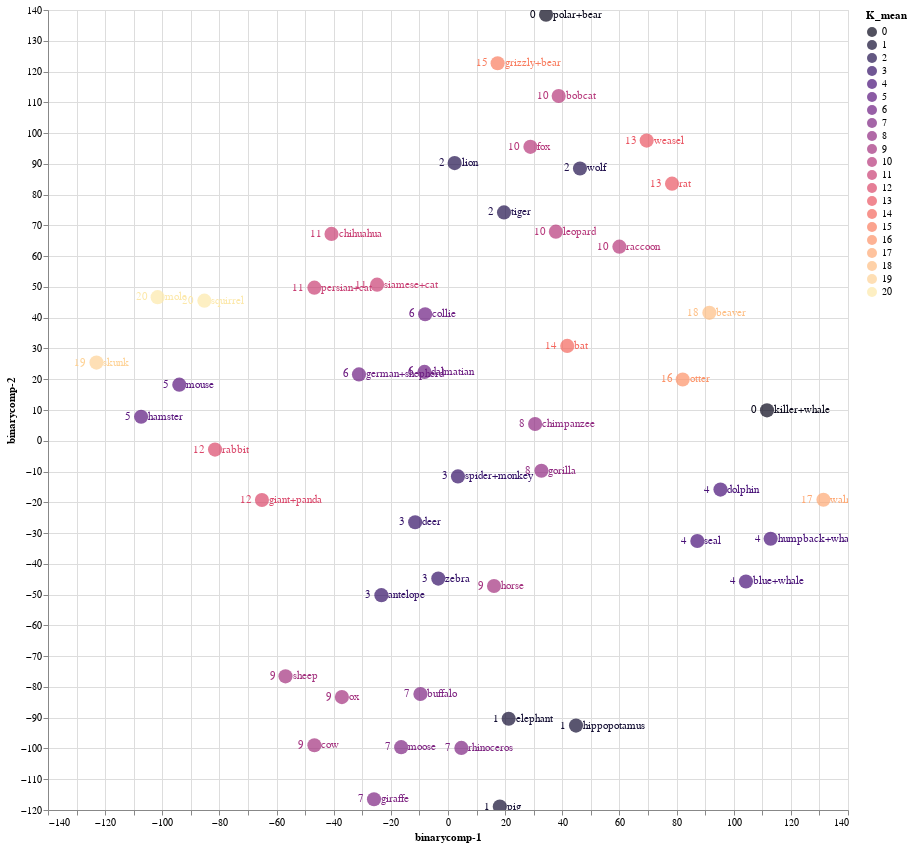

Source (notebook cell):
### Code cell
source = tsne_binary_df1

points = alt.Chart(source).mark_circle(size=200).encode(
    x='binarycomp-1:Q',
    y='binarycomp-2:Q',
    color=alt.Color('K_mean:N', scale=alt.Scale(scheme='Magma'))
    ).properties(
    width=800,
    height=800
)

text1 = points.mark_text(
    align='left',
    baseline='middle',
    dx=7
).encode(
    text='index:N'
)

text2 = points.mark_text(
    align='right',
    baseline='middle',
    dx=-10
).encode(
    text='K_mean:N'
)

points.interactive() + text1 + text2

### Figure 1 — Vega-Lite specification as saved in the notebook (floating-point values rounded to 4 significant figures)
{"config": {"view": {"continuousWidth": 400, "continuousHeight": 300}}, "layer": [{"mark": {"type": "circle", "size": 200}, "encoding": {"color": {"field": "K_mean", "scale": {"scheme": "Magma"}, "type": "nominal"}, "x": {"field": "binarycomp-1", "type": "quantitative"}, "y": {"field": "binarycomp-2", "type": "quantitative"}}, "height": 800, "selection": {"selector015": {"type": "interval", "bind": "scales", "encodings": ["x", "y"]}}, "width": 800}, {"mark": {"type": "text", "align": "left", "baseline": "middle", "dx": 7}, "encoding": {"color": {"field": "K_mean", "scale": {"scheme": "Magma"}, "type": "nominal"}, "text": {"field": "index", "type": "nominal"}, "x": {"field": "binarycomp-1", "type": "quantitative"}, "y": {"field": "binarycomp-2", "type": "quantitative"}}, "height": 800, "width": 800}, {"mark": {"type": "text", "align": "right", "baseline": "middle", "dx": -10}, "encoding": {"color": {"field": "K_mean", "scale": {"scheme": "Magma"}, "type": "nominal"}, "text": {"field": "K_mean", "type": "nominal"}, "x": {"field": "binarycomp-1", "type": "quantitative"}, "y": {"field": "binarycomp-2", "type": "quantitative"}}, "height": 800, "width": 800}], "data": {"name": "data-a02242f0b2cc7f4948b23e3fbefe34c2"}, "$schema": "https://vega.github.io/schema/vega-lite/v4.17.0.json", "datasets": {"data-a02242f0b2cc7f4948b23e3fbefe34c2": [{"binarycomp-1": -23.31, "binarycomp-2": -50.18, "index": "antelope", "order": "ARTIODACTYLA", "family": "BOVIDAE", "K_mean": 3}, {"binarycomp-1": 17.37, "binarycomp-2": 122.7, "index": "grizzly+bear", "order": "CARNIVORA", "family": "URSIDAE", "K_mean": 15}, {"binarycomp-1": 111.7, "binarycomp-2": 9.884, "index": "killer+whale", "order": "ARTIODACTYLA", "family": "DELPHINIDAE", "K_mean": 0}, {"binarycomp-1": 91.47, "binarycomp-2": 41.57, "index": "beaver", "order": "RODENTIA", "family": "APLODONTIIDAE", "K_mean": 18}, {"binarycomp-1": -8.236, "binarycomp-2": 22.38, "index": "dalmatian", "order": "CARNIVORA", "family": "CANIDAE", "K_mean": 6}, {"binarycomp-1": -46.77, "binarycomp-2": 49.77, "index": "persian+cat", "order": "CARNIVORA", "family": "FELIDAE", "K_mean": 11}, {"binarycomp-1": 16.11, "binarycomp-2": -47.19, "index": "horse", "order": "PERISSODACTYLA", "family": "EQUIDAE", "K_mean": 9}, {"binarycomp-1": -31.16, "binarycomp-2": 21.57, "index": "german+shepherd", "order": "CARNIVORA", "family": "CANIDAE", "K_mean": 6}, {"binarycomp-1": 104.3, "binarycomp-2": -45.73, "index": "blue+whale", "order": "ARTIODACTYLA", "family": "BALAENOPTERIDAE", "K_mean": 4}, {"binarycomp-1": -24.81, "binarycomp-2": 50.73, "index": "siamese+cat", "order": "CARNIVORA", "family": "FELIDAE", "K_mean": 11}, {"binarycomp-1": -123.0, "binarycomp-2": 25.4, "index": "skunk", "order": "CARNIVORA", "family": "MEPHITIDAE", "K_mean": 19}, {"binarycomp-1": -101.6, "binarycomp-2": 46.67, "index": "mole", "order": "EULIPOTYPHLA", "family": "TALPIDAE", "K_mean": 20}, {"binarycomp-1": 19.6, "binarycomp-2": 74.22, "index": "tiger", "order": "CARNIVORA", "family": "FELIDAE", "K_mean": 2}, {"binarycomp-1": 44.8, "binarycomp-2": -92.56, "index": "hippopotamus", "order": "ARTIODACTYLA", "family": "HIPPOPOTAMIDAE", "K_mean": 1}, {"binarycomp-1": 37.75, "binarycomp-2": 67.97, "index": "leopard", "order": "CARNIVORA", "family": "FELIDAE", "K_mean": 10}, {"binarycomp-1": -16.38, "binarycomp-2": -99.57, "index": "moose", "order": "ARTIODACTYLA", "family": "CERVIDAE", "K_mean": 7}, {"binarycomp-1": 3.48, "binarycomp-2": -11.58, "index": "spider+monkey", "order": "PRIMATES", "family": "ATELIDAE", "K_mean": 3}, {"binarycomp-1": 112.9, "binarycomp-2": -31.84, "index": "humpback+whale", "order": "ARTIODACTYLA", "family": "BALAENOPTERIDAE", "K_mean": 4}, {"binarycomp-1": 21.24, "binarycomp-2": -90.34, "index": "elephant", "order": "PROBOSCIDEA", "family": "ELEPHANTIDAE", "K_mean": 1}, {"binarycomp-1": 32.7, "binarycomp-2": -9.752, "index": "gorilla", "order": "PRIMATES", "family": "HOMINIDAE", "K_mean": 8}, {"binarycomp-1": -37.13, "binarycomp-2": -83.31, "index": "ox", "order": "ARTIODACTYLA", "family": "BOVIDAE", "K_mean": 9}, {"binarycomp-1": 28.85, "binarycomp-2": 95.53, "index": "fox", "order": "CARNIVORA", "family": "CANIDAE", "K_mean": 10}, {"binarycomp-1": -56.87, "binarycomp-2": -76.57, "index": "sheep", "order": "ARTIODACTYLA", "family": "BOVIDAE", "K_mean": 9}, {"binarycomp-1": 87.26, "binarycomp-2": -32.58, "index": "seal", "order": "CARNIVORA", "family": "PHOCIDAE", "K_mean": 4}, {"binarycomp-1": 30.49, "binarycomp-2": 5.444, "index": "chimpanzee", "order": "PRIMATES", "family": "HOMINIDAE", "K_mean": 8}, {"binarycomp-1": -107.4, "binarycomp-2": 7.798, "index": "hamster", "order": "RODENTIA", "family": "CRICETIDAE", "K_mean": 5}, {"binarycomp-1": -85.26, "binarycomp-2": 45.52, "index": "squirrel", "order": "RODENTIA", "family": "SCIURIDAE", "K_mean": 20}, {"binarycomp-1": 4.676, "binarycomp-2": -99.83, "index": "rhinoceros", "order": "PERISSODACTYLA", "family": "RHINOCEROTIDAE", "K_mean": 7}, {"binarycomp-1": -81.54, "binarycomp-2": -2.873, "index": "rabbit", "order": "LAGOMORPHA", "family": "LEPORIDAE", "K_mean": 12}, {"binarycomp-1": 41.73, "binarycomp-2": 30.82, "index": "bat", "order": "CHIROPTERA", "family": "PHYLLOSTOMIDAE", "K_mean": 14}, {"binarycomp-1": -25.9, "binarycomp-2": -116.5, "index": "giraffe", "order": "ARTIODACTYLA", "family": "GIRAFFIDAE", "K_mean": 7}, {"binarycomp-1": 46.2, "binarycomp-2": 88.49, "index": "wolf", "order": "CARNIVORA", "family": "CANIDAE", "K_mean": 2}, {"binarycomp-1": -40.77, "binarycomp-2": 67.22, "index": "chihuahua", "order": "CARNIVORA", "family": "CANIDAE", "K_mean": 11}, {"binarycomp-1": 78.41, "binarycomp-2": 83.56, "index": "rat", "order": "RODENTIA", "family": "CRICETIDAE", "K_mean": 13}, {"binarycomp-1": 69.54, "binarycomp-2": 97.55, "index": "weasel", "order": "CARNIVORA", "family": "MUSTELIDAE", "K_mean": 13}, {"binarycomp-1": 82.14, "binarycomp-2": 19.92, "index": "otter", "order": "CARNIVORA", "family": "MUSTELIDAE", "K_mean": 16}, {"binarycomp-1": -9.655, "binarycomp-2": -82.31, "index": "buffalo", "order": "ARTIODACTYLA", "family": "BOVIDAE", "K_mean": 7}, {"binarycomp-1": -3.4, "binarycomp-2": -44.79, "index": "zebra", "order": "PERISSODACTYLA", "family": "EQUIDAE", "K_mean": 3}, {"binarycomp-1": -65.13, "binarycomp-2": -19.25, "index": "giant+panda", "order": "CARNIVORA", "family": "URSIDAE", "K_mean": 12}, {"binarycomp-1": -11.49, "binarycomp-2": -26.49, "index": "deer", "order": "ARTIODACTYLA", "family": "CERVIDAE", "K_mean": 3}, {"binarycomp-1": 38.73, "binarycomp-2": 112.1, "index": "bobcat", "order": "CARNIVORA", "family": "FELIDAE", "K_mean": 10}, {"binarycomp-1": 18.14, "binarycomp-2": -118.9, "index": "pig", "order": "ARTIODACTYLA", "family": "SUIDAE", "K_mean": 1}, {"binarycomp-1": 2.33, "binarycomp-2": 90.24, "index": "lion", "order": "CARNIVORA", "family": "FELIDAE", "K_mean": 2}, {"binarycomp-1": -94.05, "binarycomp-2": 18.23, "index": "mouse", "order": "RODENTIA", "family": "CRICETIDAE", "K_mean": 5}, {"binarycomp-1": 34.32, "binarycomp-2": 138.5, "index": "polar+bear", "order": "CARNIVORA", "family": "URSIDAE", "K_mean": 0}, {"binarycomp-1": -7.993, "binarycomp-2": 41.13, "index": "collie", "order": "CARNIVORA", "family": "CANIDAE", "K_mean": 6}, {"binarycomp-1": 131.4, "binarycomp-2": -19.18, "index": "walrus", "order": "CARNIVORA", "family": "ODOBENIDAE", "K_mean": 17}, {"binarycomp-1": 59.98, "binarycomp-2": 63.09, "index": "raccoon", "order": "CARNIVORA", "family": "PROCYONIDAE", "K_mean": 10}, {"binarycomp-1": -46.76, "binarycomp-2": -98.97, "index": "cow", "order": "ARTIODACTYLA", "family": "BOVIDAE", "K_mean": 9}, {"binarycomp-1": 95.36, "binarycomp-2": -15.87, "index": "dolphin", "order": "ARTIODACTYLA", "family": "DELPHINIDAE", "K_mean": 4}]}}
